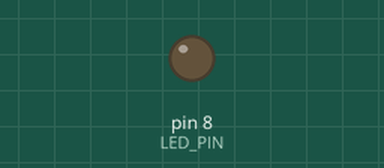
The sketch below on a simulated Arduino Uno, built with avr-gcc and run on an emulated ATmega328P. Parts: output pins drawn as LEDs (lit = HIGH). No radio packets arrive unless stated; what the sketch prints to the serial monitor is not drawn.

Above: at 0.1 s.
At 31.55 s:
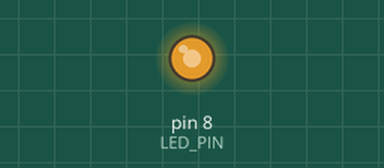
Timing chart, 0 to 40.0 s (numbered marks = the images above):
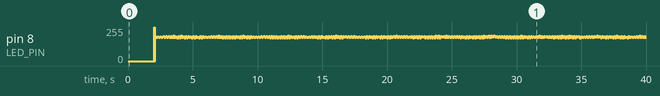

The sketch:

enviar_mensagem_20.ino
```cpp
#include <SPI.h>
#include <RF24.h>

#define CE_PIN 7
#define CSN_PIN 10
#define LED_PIN 8

RF24 radio(CE_PIN, CSN_PIN);

const byte address[6] = "00002";

// ========================
// 📦 PACKET STRUCT (32 bytes)
// ========================
#pragma pack(push, 1)
typedef struct {
  uint8_t header;
  uint8_t glove_id;

  int16_t accel[3];
  int16_t gyro[3];
  int16_t mag[3];

  int16_t fsr[4];

  uint8_t sequence;
  uint16_t timestamp;  // horas (8 bits) + minutos (8 bits)

  uint8_t checksum;
} Packet;
#pragma pack(pop)

Packet packet;

uint8_t sequence = 0;
unsigned long lastSend = 0;
const int interval = 10; // 10 pacotes por segundo (ajustável: 1000=1Hz, 100=10Hz, 50=20Hz, 20=50Hz)

// Variáveis para o tempo SIMULADO (automático, sem necessidade de receber hora do PC)
unsigned long lastTimeUpdate = 0;
int simulatedSeconds = 0;
int simulatedMinutes = 0;
int simulatedHours = 0;

// Variável para controlar o padrão rotativo dos sensores
int pattern_index = 0;

// ========================
// 🔐 CHECKSUM
// ========================
uint8_t calculateChecksum(Packet *p) {
  uint8_t *data = (uint8_t*)p;
  uint8_t sum = 0;

  for (int i = 0; i < sizeof(Packet) - 1; i++) {
    sum ^= data[i];
  }

  return sum;
}

// ========================
// ⏰ ATUALIZAR TEMPO SIMULADO
// ========================
void updateSimulatedTime() {
  unsigned long currentMillis = millis();

  // Atualizar a cada 1000ms (1 segundo)
  if (currentMillis - lastTimeUpdate >= 1000) {
    lastTimeUpdate = currentMillis;
    simulatedSeconds++;

    // Gerenciar minutos e horas
    if (simulatedSeconds >= 60) {
      simulatedSeconds = 0;
      simulatedMinutes++;

      if (simulatedMinutes >= 60) {
        simulatedMinutes = 0;
        simulatedHours++;

        if (simulatedHours >= 24) {
          simulatedHours = 0;  // Reset após 24 horas
        }
      }
    }
  }
}

// ========================
// ⚙️ SETUP
// ========================
void setup() {
  pinMode(LED_PIN, OUTPUT);

  Serial.begin(115200);
  delay(2000);

  Serial.println("==========================================");
  Serial.println("TRANSMISSOR - Modo Teste com Padrões Rotativos");
  Serial.println("==========================================");
  Serial.println("✅ Tempo simulado: 00:00:00 (avança automaticamente)");
  Serial.println("✅ Sensores: Padrão rotativo [0, meio, max]");
  Serial.println("✅ FSR: Padrão rotativo [0, 1/3, 2/3, max]");
  Serial.println("✅ Frequência: 10Hz (10ms)");
  Serial.println();
  Serial.println("A enviar pacotes...");
  Serial.println();

  // Inicializar NRF24
  if (!radio.begin()) {
    Serial.println("❌ NRF NÃO DETECTADO");
    Serial.println("Verifique as ligações:");
    Serial.println("  VCC → 3.3V");
    Serial.println("  GND → GND");
    Serial.println("  CE  → PIN 7");
    Serial.println("  CSN → PIN 10");
    while (1);
  }

  Serial.println("✅ NRF24L01 OK");

  // CONFIGURAÇÕES (iguais para transmissor e recetor)
  radio.setChannel(80);
  radio.setDataRate(RF24_2MBPS);
  radio.setPALevel(RF24_PA_LOW);
  radio.setAutoAck(false);  // Desativado para maior velocidade

  radio.stopListening();
  radio.openWritingPipe(address);

  // Inicializar tempo simulado
  lastTimeUpdate = millis();
}

// ========================
// 🧱 BUILD PACKET
// ========================
void buildPacket() {
  packet.header = 0xAA;
  packet.glove_id = 2;

  // Valores para cada sensor [mínimo, meio, máximo]
  int val_acc[3] = {-2000, 0, 2000};
  int val_gyro[3] = {-500, 0, 500};
  int val_mag[3] = {-1000, 0, 1000};

  // Aplicar padrão rotativo baseado no pattern_index
  // Padrão 0: [mínimo, meio, máximo]
  // Padrão 1: [meio, máximo, mínimo]
  // Padrão 2: [máximo, mínimo, meio]
  for (int i = 0; i < 3; i++) {
    int posicao = (i + pattern_index) % 3;

    packet.accel[i] = val_acc[posicao];
    packet.gyro[i]  = val_gyro[posicao];
    packet.mag[i]   = val_mag[posicao];
  }

  // FSR com padrão rotativo (4 valores: 0, 1/3, 2/3, máximo)
  int fsr_vals[4] = {0, 341, 682, 1023};
  for (int i = 0; i < 4; i++) {
    int posicao_fsr = (i + pattern_index) % 4;
    packet.fsr[i] = fsr_vals[posicao_fsr];
  }

  packet.sequence = sequence++;

  // 🔥 USAR TEMPO SIMULADO (automático, sem necessidade de configuração)
  packet.timestamp = (simulatedHours << 8) | simulatedMinutes;

  packet.checksum = calculateChecksum(&packet);

  // Avançar para o próximo padrão na próxima mensagem
  pattern_index = (pattern_index + 1) % 3;
}

// ========================
// 📡 SEND PACKET
// ========================
void sendPacket() {
  bool ok = radio.write(&packet, sizeof(Packet));

  if (ok) {
    uint8_t hora = (packet.timestamp >> 8) & 0xFF;
    uint8_t minuto = packet.timestamp & 0xFF;

    // Mostrar informações formatadas
    Serial.print("📤 [");
    Serial.print(packet.sequence);
    Serial.print("] Padrão:");
    Serial.print(pattern_index == 0 ? 0 : (pattern_index == 1 ? 1 : 2));
    Serial.print(" | ⏰ ");
    Serial.print(hora);
    Serial.print(":");
    if (minuto < 10) Serial.print("0");
    Serial.print(minuto);
    Serial.print(":");
    if (simulatedSeconds < 10) Serial.print("0");
    Serial.print(simulatedSeconds);

    // Mostrar ACC
    Serial.print(" | ACC[");
    Serial.print(packet.accel[0]);
    Serial.print(",");
    Serial.print(packet.accel[1]);
    Serial.print(",");
    Serial.print(packet.accel[2]);
    Serial.print("]");

    // Mostrar GYRO (opcional - pode comentar para mais velocidade)
    Serial.print(" | GYR[");
    Serial.print(packet.gyro[0]);
    Serial.print(",");
    Serial.print(packet.gyro[1]);
    Serial.print(",");
    Serial.print(packet.gyro[2]);
    Serial.print("]");

    // Mostrar FSR
    Serial.print(" | FSR[");
    Serial.print(packet.fsr[0]);
    Serial.print(",");
    Serial.print(packet.fsr[1]);
    Serial.print(",");
    Serial.print(packet.fsr[2]);
    Serial.print(",");
    Serial.print(packet.fsr[3]);
    Serial.println("]");

    digitalWrite(LED_PIN, HIGH);
    delay(10);  // LED pisca rápido (10ms)
    digitalWrite(LED_PIN, LOW);
  } else {
    Serial.println("❌ Falha no envio");
  }
}

// ========================
// 🔁 LOOP PRINCIPAL
// ========================
void loop() {
  updateSimulatedTime();

  unsigned long now = millis();

  // Enviar pacote no intervalo definido
  if (now - lastSend >= interval) {
    lastSend = now;
    buildPacket();
    sendPacket();
  }
}
```
